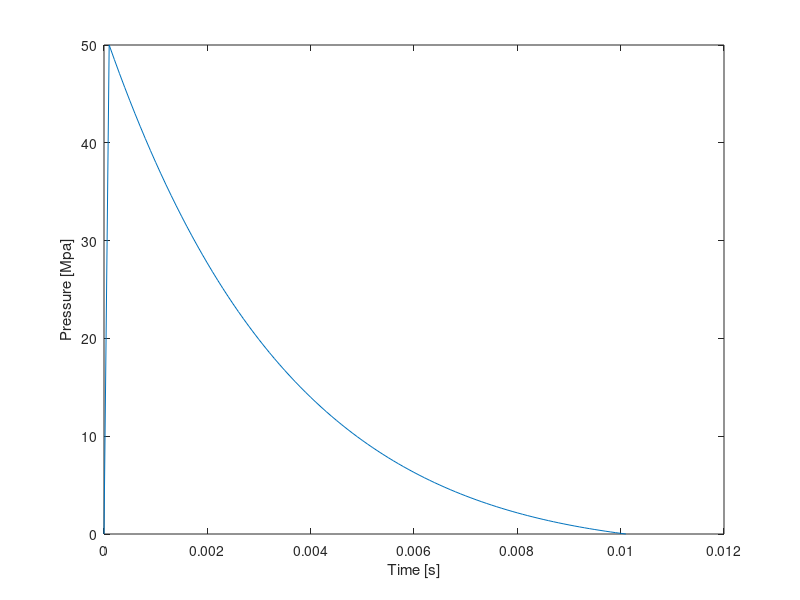

Write MATLAB code to recreate this figure.
clc
clear all
%close all

%% Inputs
P_0 = 0;		%Ambient pressure
P_s_pos = 50;	%Peak peak side on (incident) pressure
n = 100;	%Nr of increments
T_pos = 0.01; % 50e-3;  %Duration of positive pressure
b = 2.0;    %Parameter in modified Frielander curve

lin = 0;
expon = 1;

%% Calculations
delta_t = T_pos/n;
t = 0:delta_t:T_pos;

if lin == 1;
    P = P_0 + P_s_pos*(1-(t/T_pos));
elseif expon == 1;
    P = P_0 + P_s_pos*(1-(t/T_pos)).*exp((-b*t)/(T_pos));
end

%Shift the graph 1 time step to the right in order to start at 0,0
t = [t T_pos+delta_t];
P = [0 P];

%% Plot
plot (t,P)
xlabel('Time [s]')
ylabel('Pressure [Mpa]')
%axis([0 max(p) 0 max(model)])

%% Wrtie to file
fich=fopen(['blast.csv'],'w');
%fprintf(fich, 'Time [s] Pressure [MPa]\n');
for i=1:length(P)
    fprintf(fich,'%6d\t%6d\n',t(i),P(i));
end
fclose(fich);


% plot(p,model)
% axis([0 max(p) 0 max(model)])
% xlabel('Equivalent plastic strain')
% ylabel('Equivalent stress (in MPa)')











